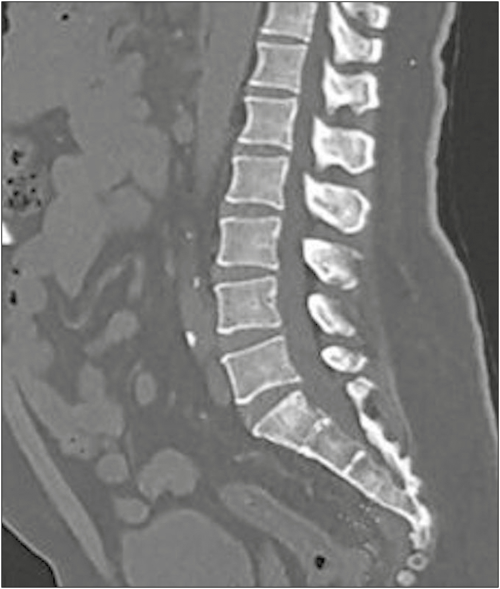
#> input picture 07_Simple_Image_Segmentation/l-spine.jpg, 1000 x 1177 px (shown at 1/2 size)
$ jupyter execute 07_Simple_Image_Segmentation.ipynb
#> lines starting #> are read from the running program, lines starting #| are printed output that depends on the picture; after the words box and inside, x2 and y2 are one past the last pixel; in counts of white or black regions, pixels touching at a corner belong together
# Basic Image Segmentation with Python (not AI)

### We'll look at how to do some basic image manipulation

### by chaining many things together, we can make baby steps towards proper image analysis

##### This first cell performs our setup - imports libraries, specifies our starting image & makes some helper functions

[cell 1]
# !pip install numpy scikit-image scipy matplotlib

import numpy as np

# Plotting library
import matplotlib.pyplot as plt
import matplotlib.patches as mpatches

# Image manipulation
import numpy as np
from skimage import data
from skimage.filters import threshold_otsu
from skimage.segmentation import clear_border
from skimage.measure import label, regionprops
from skimage.morphology import closing, square
from skimage.color import label2rgb
from scipy.ndimage import binary_fill_holes
from PIL import Image, ImageOps


img_file = 'l-spine.jpg'


def show(img):
    if len(img.shape) == 3:
        plt.imshow(img)
    else:
        plt.imshow(img, cmap='gray')

def show_colour(img):
    if len(img.shape) == 3:
        plt.imshow(img)
    else:
        plt.imshow(img)


def show_hist(img):
    min = img.min()
    max = img.max()
    rangebyten = 0.1 * (max - min)

    fig, ax = plt.subplots(1, 1)
    ax.hist(img.ravel(), bins=256, range=[min - rangebyten, max + rangebyten])
    ax.set_xlim(min, max);

def show_hist_labels(img):
    fig, ax = plt.subplots(1, 1)
    ax.hist(img.ravel(), bins=256, range=(1, img.max()))
    ax.set_xlim(img.min(), img.max());

### Lets use the Pillow library to load the image

##### We can display the image just by entering the name of the object - in this case `pil_img`

[cell 2]
pil_img = Image.open(img_file)
#> pil_img is the input picture: PIL image 1000x1177 RGB; mean R, G, B 123.5, 123.5, 122.5
pil_img

### For our ease, we convert the Pillow object into a more flexible number array (a Numpy array)

##### At the same time, we need to convert the RGB (3 channel) image into a single channel greyscale image

[cell 3]
# Load image and convert to a Numpy array
grey_img = ImageOps.grayscale(pil_img)
grey_img = np.array(grey_img)

# Print out the image size in pixels
print(f'Image size: {grey_img.shape}')
#| Image size: (1177, 1000)

# Display the image
show(grey_img)

### We can inspect what our greyscale image actually is - just an array of numbers from 0 to 255

[cell 4]
grey_img

#### To segment the image, we want to maximise contrast to help.

#### We can threshold the image- everything below a certain value can be set to 0, and above to 1

#### But what should the value be?  Displaying a histogram can help us here

[cell 5]
show_hist(grey_img)
#> in show_hist, `min = img.min()`: min = 0
#> in show_hist, `max = img.max()`: max = 255
#> in show_hist, `rangebyten = 0.1 * (max - min)`: rangebyten = 25.5
#> figure, not shown here; tallest bar 91486 high, from x = 106 to 107.2

### It isn't obvious where we should set the threshold value...  Let's guess

[cell 6]
# let's guess - somewhere between 0 and 255
value = 128

# make a copy to mess with
test = grey_img.copy()

test[test < value] = 0
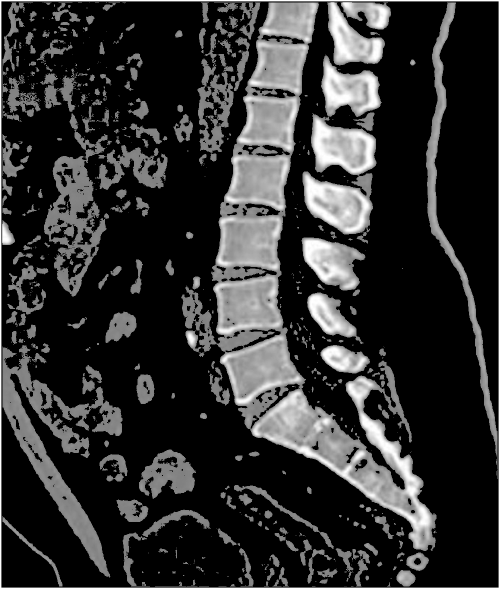
#> test: shape (1177, 1000) (shown at 1/2 size); min 0, max 255, mean 49.2
test[test >= value] = 1
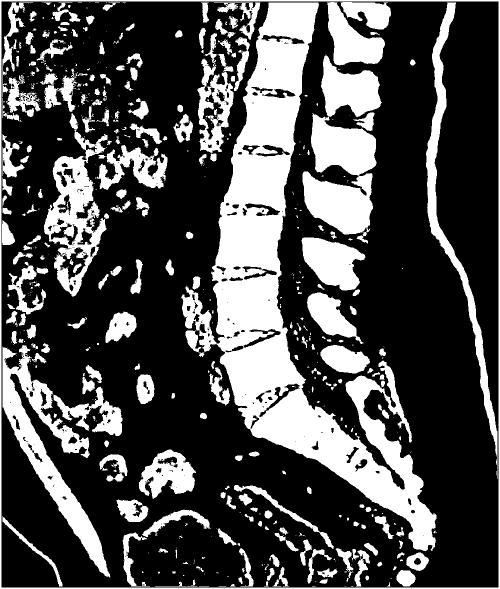
#> test: shape (1177, 1000) (shown at 1/2 size); values 0 (black) and 1 (white), 30.3% white; 663 white regions (391 under 20 px), largest, box (x1, y1, x2, y2) and area: (362, 5, 873, 1102) 136302, (605, 226, 753, 469) 22998, (5, 690, 221, 1155) 22714

show(test)

### Guessing is hard.

#### Let's let the computer do it for us.

#### the Otsu algorithm will show us how it's done.

[cell 7]
# Import the Ostu threshold filter
from skimage.filters import threshold_otsu

threshold = threshold_otsu(grey_img)
#> threshold = 152

print(threshold)
#| 152
# t_bw[t_bw < thresholded] = 0
# t_bw[t_bw > 0] = 1
# t_bw = morphology.remove_small_holes(t_bw.astype(bool), 1000)

# show(t_bw)

### That's the suggested threshold value - let's have a look

[cell 8]
# Set all values < threshold to 0
# Set all values >= threshold to 1

# Looks confusing but in each pixel where the value of the grey_img is above threshold, t_img will be True (==1)
# And will otherwise be False (==0)
t_img = grey_img >= threshold
#> t_img: shape (1177, 1000) bool; 14.6% white; 62 white regions (25 under 20 px), largest, box (x1, y1, x2, y2) and area: (504, 753, 865, 1098) 30415, (0, 0, 1000, 1177) 12032, (441, 670, 605, 810) 11590

show(t_img)

### Let's try to clean up the image a bit more. There are a lot of holes

[cell 9]
# Try different values - what does this do when larger? e.g. 15
close_factor = 3

closed_img = closing(t_img, square(close_factor))
#> closed_img: shape (1177, 1000) bool; 14.7% white; 46 white regions (18 under 20 px), largest, box (x1, y1, x2, y2) and area: (0, 0, 1000, 1177) 36622, (504, 753, 865, 1098) 30729, (441, 670, 605, 810) 11723
show(closed_img)

### Some effect but could be better.

#### Let's try the binary_fill_holes algorithm

[cell 10]
# First clear the edge so the algo knows what is 'outside' - working with the thresholded image
cleared_img = clear_border(closed_img)
#> cleared_img: shape (1177, 1000) bool; 11.6% white; 45 white regions (18 under 20 px), largest, box (x1, y1, x2, y2) and area: (504, 753, 865, 1098) 30729, (441, 670, 605, 810) 11723, (427, 551, 565, 670) 10881

# Now apply the binary fill algo
filled_img = binary_fill_holes(cleared_img.astype(bool), structure=np.ones((3,3))).astype(int)
#> filled_img: shape (1177, 1000) int64; values 0 (black) and 1 (white), 12.3% white; 43 white regions (16 under 20 px), largest, box (x1, y1, x2, y2) and area: (504, 753, 865, 1098) 33419, (441, 670, 605, 810) 12773, (427, 551, 565, 670) 12280

show(filled_img)

### This image is now 'filled'.  Now to separately identify each connected block of pixels

[cell 11]
# label image regions
label_image = label(filled_img)
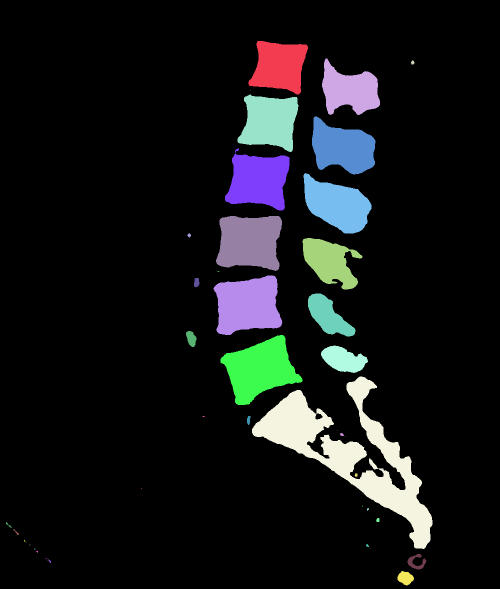
#> label_image: shape (1177, 1000) int64 (shown at 1/2 size); 44 distinct labels, from 0 to 43; one colour per label, 0 black

#### Let's try to see what just happened

[cell 12]
# list out the individual values
print(f'Unique values in label_image: {np.unique(label_image)}')
#| Unique values in label_image: [ 0  1  2  3  4  5  6  7  8  9 10 11 12 13 14 15 16 17 18 19 20 21 22 23
#|  24 25 26 27 28 29 30 31 32 33 34 35 36 37 38 39 40 41 42 43]

# Histogram the values (but hiding the 0 bar which is too high to be useful)
show_hist_labels(label_image)
#> figure, not shown here; tallest bar 33419 high, from x = 18.88 to 19.05

### Let's make each different number a different colour to better show the difference

[cell 13]
image_label_overlay = label2rgb(label_image, image=filled_img, bg_label=0)
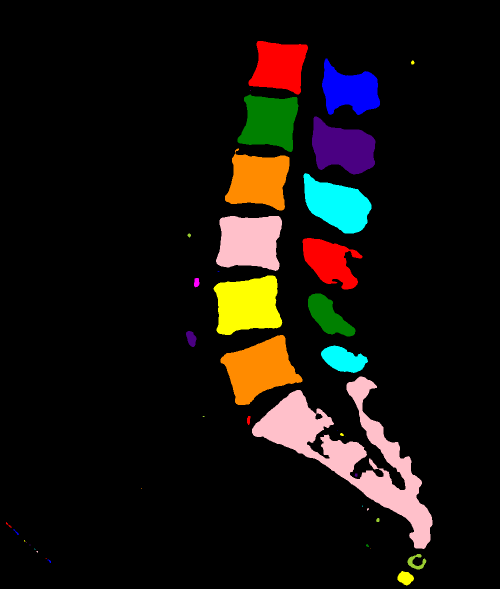
#> image_label_overlay: shape (1177, 1000, 3) float64 (shown at 1/2 size); mean R, G, B 0.0259, 0.0207, 0.0161; drawn with min black and max white

show(image_label_overlay * 3)
#      the * 3 just makes the colours brighter

### Let's show that on the original image

[cell 14]
plt.figure()
plt.imshow(grey_img, 'gray', interpolation='none')
plt.imshow(image_label_overlay * 3, interpolation='none', alpha=0.4)
plt.show()

### And finally with a few bells and whistles

[cell 15]
fig, ax = plt.subplots(figsize=(10, 6))

ax.imshow(grey_img, cmap='gray')
ax.imshow(image_label_overlay * 3, interpolation='none', alpha=0.4)

# Do some extra markup

for i, region in enumerate(regionprops(label_image)):
    # take only regions with large enough areas
    # print(f'{i}: {region.area}')
    if region.area >= 650:
        # Label number, and draw rectangle around segmented coins
        minr, minc, maxr, maxc = region.bbox
        rect = mpatches.Rectangle((minc, minr), maxc - minc, maxr - minr,
                                  fill=False, edgecolor='red', linewidth=2)
        ax.add_patch(rect)
        ax.text(minc, minr, i, color='white', horizontalalignment='right')
#> this loop made 43 passes
#> (minr, minc, maxr, maxc) on passes 1, 2, 5, 6, 7, 8, 9, 11, 13, 15, 17, 18: (82, 497, 189, 616), (117, 644, 230, 760), (189, 475, 304, 597), (233, 624, 349, 751), (297, 450, 421, 579), (346, 607, 467, 743), (432, 432, 542, 564), (476, 605, 579, 725), (551, 427, 670, 565), (587, 616, 673, 711), (670, 441, 810, 605), (691, 642, 746, 736)

ax.set_axis_off()
plt.tight_layout()
plt.show()

### This is the raw code without fuss

[cell 16]
# Adapted from:
# https://scikit-image.org/docs/stable/auto_examples/segmentation/plot_label.html

import numpy as np
import matplotlib.pyplot as plt
import matplotlib.patches as mpatches
from skimage import data
from skimage.filters import threshold_otsu
from skimage.segmentation import clear_border
from skimage.measure import label, regionprops
from skimage.morphology import closing, square
from skimage.color import label2rgb
from scipy.ndimage import binary_fill_holes
from PIL import Image, ImageOps

img_file = 'l-spine.jpg'
p_img = Image.open(img_file)
greyscale = ImageOps.grayscale(p_img)

image = np.asarray(greyscale)
thresholded = threshold_otsu(image)
#> thresholded = 152
bw = closing(image > thresholded, square(3))
#> bw: shape (1177, 1000) bool; 14.5% white; 41 white regions (11 under 20 px), largest, box (x1, y1, x2, y2) and area: (0, 0, 1000, 1177) 36075, (504, 753, 865, 1098) 30136, (441, 670, 605, 810) 11433
cleared = clear_border(bw)
#> cleared: shape (1177, 1000) bool; 11.4% white; 40 white regions (11 under 20 px), largest, box (x1, y1, x2, y2) and area: (504, 753, 865, 1098) 30136, (441, 670, 605, 810) 11433, (427, 551, 564, 670) 10658

filled = binary_fill_holes(cleared.astype(bool), structure=np.ones((3,3))).astype(int)
#> filled: shape (1177, 1000) int64; values 0 (black) and 1 (white), 12.2% white; 39 white regions (10 under 20 px)

# label image regions
label_image = label(filled)
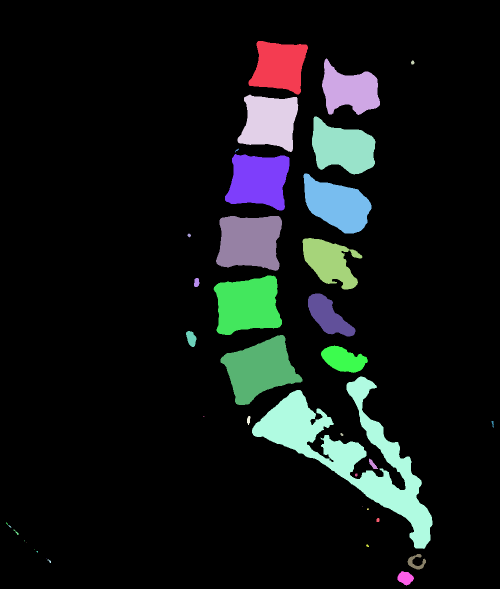
#> label_image: shape (1177, 1000) int64 (shown at 1/2 size); 40 distinct labels, from 0 to 39; one colour per label, 0 black
image_label_overlay = label2rgb(label_image, image=filled, bg_label=0)
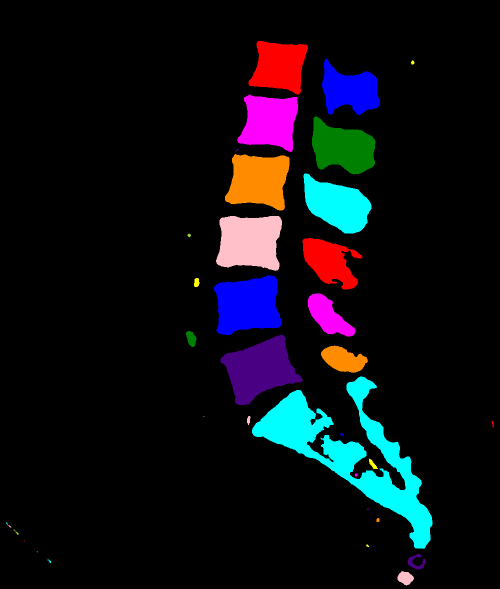
#> image_label_overlay: shape (1177, 1000, 3) float64 (shown at 1/2 size); mean R, G, B 0.0155, 0.0168, 0.024; drawn with min black and max white

fig, ax = plt.subplots(figsize=(10, 6))

ax.imshow(greyscale, cmap='gray')
ax.imshow(image_label_overlay * 3, interpolation='none', alpha=0.4)

for i, region in enumerate(regionprops(label_image)):
    if region.area >= 500:
        # draw rectangle around segmented coins
        minr, minc, maxr, maxc = region.bbox
        rect = mpatches.Rectangle((minc, minr), maxc - minc, maxr - minr,
                                  fill=False, edgecolor='red', linewidth=2)
        ax.add_patch(rect)
        ax.text(minc, minr, i, color='white', horizontalalignment='right')
#> this loop made 39 passes

ax.set_axis_off()
plt.tight_layout()
plt.show()
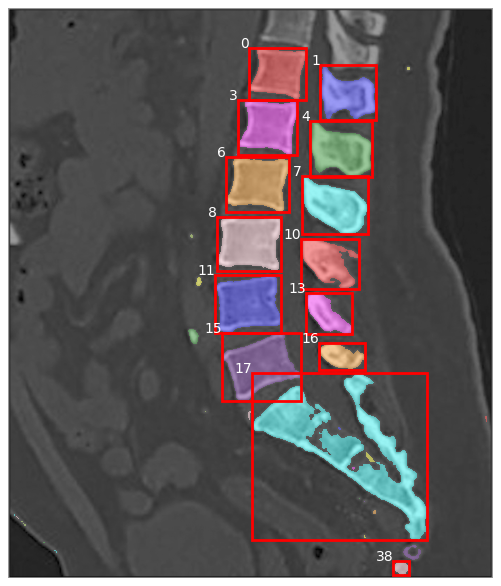
#> figure drawn by matplotlib, 1 panel

### From here we can select any of these and analyse it separately

[cell 17]
# for example label 6
label_no = 11
border = 15

regions = regionprops(label_image)  # List of all the labelled regions
#> regions = 39 regions; largest, box (x1, y1, x2, y2) and area: (504, 753, 865, 1098) 32905, (441, 670, 605, 810) 12729, (427, 551, 564, 670) 12236, (432, 432, 564, 542) 11767, (450, 308, 579, 421) 10780

minr, minc, maxr, maxc = regions[label_no].bbox  # Bounding Box sides
#> minr = 551; minc = 427; maxr = 670; maxc = 564

# Select out ONLY the label number we want
label_mask = (label_image == (label_no+1)).astype(np.uint)
#> label_mask: shape (1177, 1000) uint64; values 0 (black) and 1 (white), 1% white; 1 white region, box (x1, y1, x2, y2) and area: (427, 551, 564, 670) 12236

# Zoom into the image to centre on the region we want
subregion_mask = label_mask[minr - border: maxr + border, minc - border: maxc + border]
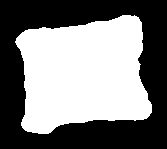
#> subregion_mask: shape (149, 167) uint64; values 0 (black) and 1 (white), 49.2% white; 1 white region, box (x1, y1, x2, y2) and area: (15, 15, 152, 134) 12236
subregion_orig = image[minr - border: maxr + border, minc - border: maxc + border]
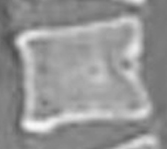
#> subregion_orig: shape (149, 167); min 82, max 248, mean 149.5

# Draw the images below
fig, ax = plt.subplots(1, 2, figsize=(10, 6))
ax[0].imshow(image, cmap='gray')
ax[0].imshow(label_mask * 0.9, interpolation='none', alpha=0.4, cmap='inferno')
ax[1].imshow(subregion_orig, cmap='gray')
ax[1].imshow(subregion_mask * 0.9, interpolation='none', alpha=0.4, cmap='inferno')
plt.tight_layout()
plt.show()
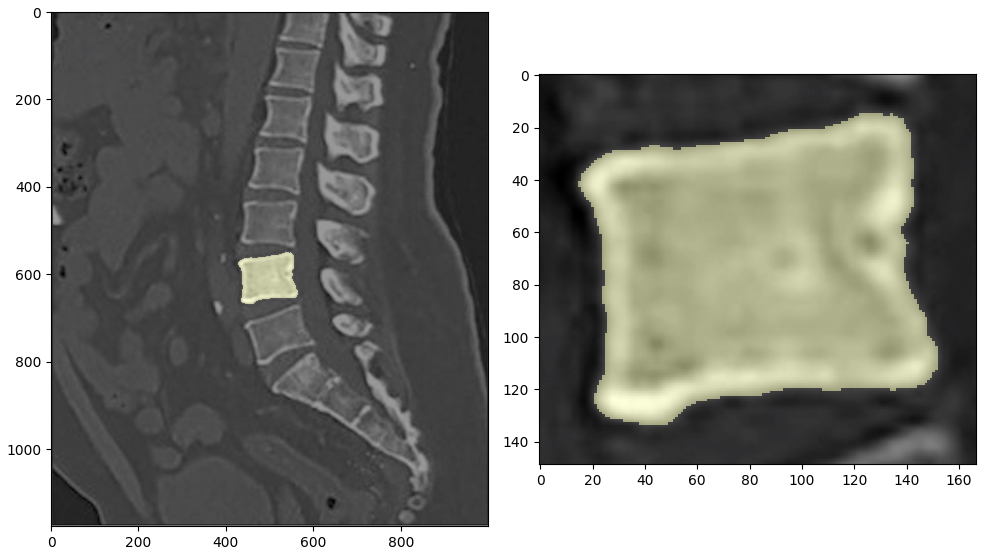
#> figure drawn by matplotlib, 2 panels
